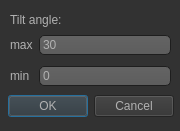
<?xml version="1.0" encoding="UTF-8"?>
<ui version="4.0">
 <class>FQZDialog</class>
 <widget class="QDialog" name="FQZDialog">
  <property name="geometry">
   <rect>
    <x>0</x>
    <y>0</y>
    <width>180</width>
    <height>131</height>
   </rect>
  </property>
  <property name="windowTitle">
   <string>Dialog</string>
  </property>
  <property name="styleSheet">
   <string notr="true">QToolTip
{
     border: 1px solid black;
     background-color: #ffa02f;
     padding: 1px;
     border-radius: 3px;
     opacity: 100;
}

QWidget
{
    color: #b1b1b1;
    background-color: #323232;
}

QWidget:item:hover
{
    background-color: QLinearGradient( x1: 0, y1: 0, x2: 0, y2: 1, stop: 0 #ffa02f, stop: 1 #ca0619);
    color: #000000;
}

QWidget:item:selected
{
    background-color: QLinearGradient( x1: 0, y1: 0, x2: 0, y2: 1, stop: 0 #ffa02f, stop: 1 #d7801a);
}

QMenuBar::item
{
    background: transparent;
}

QMenuBar::item:selected
{
    background: transparent;
    border: 1px solid #ffaa00;
}

QMenuBar::item:pressed
{
    background: #444;
    border: 1px solid #000;
    background-color: QLinearGradient(
        x1:0, y1:0,
        x2:0, y2:1,
        stop:1 #212121,
        stop:0.4 #343434/*,
        stop:0.2 #343434,
        stop:0.1 #ffaa00*/
    );
    margin-bottom:-1px;
    padding-bottom:1px;
}

QMenu
{
    border: 1px solid #000;
}

QMenu::item
{
    padding: 2px 20px 2px 20px;
}

QMenu::item:selected
{
    color: #000000;
}

QWidget:disabled
{
    color: #404040;
    background-color: #323232;
}

QAbstractItemView
{
    background-color: QLinearGradient( x1: 0, y1: 0, x2: 0, y2: 1, stop: 0 #4d4d4d, stop: 0.1 #646464, stop: 1 #5d5d5d);
}

QWidget:focus
{
    /*border: 2px solid QLinearGradient( x1: 0, y1: 0, x2: 0, y2: 1, stop: 0 #ffa02f, stop: 1 #d7801a);*/
}

QLineEdit
{
    background-color: QLinearGradient( x1: 0, y1: 0, x2: 0, y2: 1, stop: 0 #4d4d4d, stop: 0 #646464, stop: 1 #5d5d5d);
    padding: 1px;
    border-style: solid;
    border: 1px solid #1e1e1e;
    border-radius: 5;
}



QPushButton:pressed
{
    background-color: QLinearGradient( x1: 0, y1: 0, x2: 0, y2: 1, stop: 0 #2d2d2d, stop: 0.1 #2b2b2b, stop: 0.5 #292929, stop: 0.9 #282828, stop: 1 #252525);
}

QComboBox
{
    selection-background-color: #ffaa00;
    background-color: QLinearGradient( x1: 0, y1: 0, x2: 0, y2: 1, stop: 0 #565656, stop: 0.1 #525252, stop: 0.5 #4e4e4e, stop: 0.9 #4a4a4a, stop: 1 #464646);
    border-style: solid;
    border: 1px solid #1e1e1e;
    border-radius: 5;
}

QComboBox:hover,QPushButton:hover
{
    border: 2px solid QLinearGradient( x1: 0, y1: 0, x2: 0, y2: 1, stop: 0 #ffa02f, stop: 1 #d7801a);
}


QComboBox:on
{
    padding-top: 3px;
    padding-left: 4px;
    background-color: QLinearGradient( x1: 0, y1: 0, x2: 0, y2: 1, stop: 0 #2d2d2d, stop: 0.1 #2b2b2b, stop: 0.5 #292929, stop: 0.9 #282828, stop: 1 #252525);
    selection-background-color: #ffaa00;
}

QComboBox QAbstractItemView
{
    border: 2px solid darkgray;
    selection-background-color: QLinearGradient( x1: 0, y1: 0, x2: 0, y2: 1, stop: 0 #ffa02f, stop: 1 #d7801a);
}

QComboBox::drop-down
{
     subcontrol-origin: padding;
     subcontrol-position: top right;
     width: 15px;

     border-left-width: 0px;
     border-left-color: darkgray;
     border-left-style: solid; /* just a single line */
     border-top-right-radius: 3px; /* same radius as the QComboBox */
     border-bottom-right-radius: 3px;
 }

QComboBox::down-arrow
{
     image: url(:/down_arrow.png);
}

QGroupBox:focus
{
border: 2px solid QLinearGradient( x1: 0, y1: 0, x2: 0, y2: 1, stop: 0 #ffa02f, stop: 1 #d7801a);
}

QTextEdit:focus
{
    border: 2px solid QLinearGradient( x1: 0, y1: 0, x2: 0, y2: 1, stop: 0 #ffa02f, stop: 1 #d7801a);
}

QScrollBar:horizontal {
     border: 1px solid #222222;
     background: QLinearGradient( x1: 0, y1: 0, x2: 0, y2: 1, stop: 0.0 #121212, stop: 0.2 #282828, stop: 1 #484848);
     height: 7px;
     margin: 0px 16px 0 16px;
}

QScrollBar::handle:horizontal
{
      background: QLinearGradient( x1: 0, y1: 0, x2: 1, y2: 0, stop: 0 #ffa02f, stop: 0.5 #d7801a, stop: 1 #ffa02f);
      min-height: 20px;
      border-radius: 2px;
}

QScrollBar::add-line:horizontal {
      border: 1px solid #1b1b19;
      border-radius: 2px;
      background: QLinearGradient( x1: 0, y1: 0, x2: 1, y2: 0, stop: 0 #ffa02f, stop: 1 #d7801a);
      width: 14px;
      subcontrol-position: right;
      subcontrol-origin: margin;
}

QScrollBar::sub-line:horizontal {
      border: 1px solid #1b1b19;
      border-radius: 2px;
      background: QLinearGradient( x1: 0, y1: 0, x2: 1, y2: 0, stop: 0 #ffa02f, stop: 1 #d7801a);
      width: 14px;
     subcontrol-position: left;
     subcontrol-origin: margin;
}

QScrollBar::right-arrow:horizontal, QScrollBar::left-arrow:horizontal
{
      border: 1px solid black;
      width: 1px;
      height: 1px;
      background: white;
}

QScrollBar::add-page:horizontal, QScrollBar::sub-page:horizontal
{
      background: none;
}

QScrollBar:vertical
{
      background: QLinearGradient( x1: 0, y1: 0, x2: 1, y2: 0, stop: 0.0 #121212, stop: 0.2 #282828, stop: 1 #484848);
      width: 7px;
      margin: 16px 0 16px 0;
      border: 1px solid #222222;
}

QScrollBar::handle:vertical
{
      background: QLinearGradient( x1: 0, y1: 0, x2: 0, y2: 1, stop: 0 #ffa02f, stop: 0.5 #d7801a, stop: 1 #ffa02f);
      min-height: 20px;
      border-radius: 2px;
}

QScrollBar::add-line:vertical
{
      border: 1px solid #1b1b19;
      border-radius: 2px;
      background: QLinearGradient( x1: 0, y1: 0, x2: 0, y2: 1, stop: 0 #ffa02f, stop: 1 #d7801a);
      height: 14px;
      subcontrol-position: bottom;
      subcontrol-origin: margin;
}

QScrollBar::sub-line:vertical
{
      border: 1px solid #1b1b19;
      border-radius: 2px;
      background: QLinearGradient( x1: 0, y1: 0, x2: 0, y2: 1, stop: 0 #d7801a, stop: 1 #ffa02f);
      height: 14px;
      subcontrol-position: top;
      subcontrol-origin: margin;
}

QScrollBar::up-arrow:vertical, QScrollBar::down-arrow:vertical
{
      border: 1px solid black;
      width: 1px;
      height: 1px;
      background: white;
}


QScrollBar::add-page:vertical, QScrollBar::sub-page:vertical
{
      background: none;
}

QTextEdit
{
    background-color: #242424;
}

QPlainTextEdit
{
    background-color: #242424;
}

QHeaderView::section
{
    background-color: QLinearGradient(x1:0, y1:0, x2:0, y2:1, stop:0 #616161, stop: 0.5 #505050, stop: 0.6 #434343, stop:1 #656565);
    color: white;
    padding-left: 4px;
    border: 1px solid #6c6c6c;
}

QCheckBox:disabled
{
color: #414141;
}

QDockWidget::title
{
    text-align: center;
    spacing: 3px; /* spacing between items in the tool bar */
    background-color: QLinearGradient(x1:0, y1:0, x2:0, y2:1, stop:0 #323232, stop: 0.5 #242424, stop:1 #323232);
}

QDockWidget::close-button, QDockWidget::float-button
{
    text-align: center;
    spacing: 1px; /* spacing between items in the tool bar */
    background-color: QLinearGradient(x1:0, y1:0, x2:0, y2:1, stop:0 #323232, stop: 0.5 #242424, stop:1 #323232);
}

QDockWidget::close-button:hover, QDockWidget::float-button:hover
{
    background: #242424;
}

QDockWidget::close-button:pressed, QDockWidget::float-button:pressed
{
    padding: 1px -1px -1px 1px;
}

QMainWindow::separator
{
    background-color: QLinearGradient(x1:0, y1:0, x2:0, y2:1, stop:0 #161616, stop: 0.5 #151515, stop: 0.6 #212121, stop:1 #343434);
    color: white;
    padding-left: 4px;
    border: 1px solid #4c4c4c;
    spacing: 3px; /* spacing between items in the tool bar */
}

QMainWindow::separator:hover
{

    background-color: QLinearGradient(x1:0, y1:0, x2:0, y2:1, stop:0 #d7801a, stop:0.5 #b56c17 stop:1 #ffa02f);
    color: white;
    padding-left: 4px;
    border: 1px solid #6c6c6c;
    spacing: 3px; /* spacing between items in the tool bar */
}

QToolBar::handle
{
     spacing: 3px; /* spacing between items in the tool bar */
     background: url(:/images/handle.png);
}

QMenu::separator
{
    height: 2px;
    background-color: QLinearGradient(x1:0, y1:0, x2:0, y2:1, stop:0 #161616, stop: 0.5 #151515, stop: 0.6 #212121, stop:1 #343434);
    color: white;
    padding-left: 4px;
    margin-left: 10px;
    margin-right: 5px;
}

QProgressBar
{
    border: 2px solid grey;
    border-radius: 5px;
    text-align: center;
}


QTabBar::tab {
    color: #b1b1b1;
    border: 1px solid #444;
    border-bottom-style: none;
    background-color: #323232;
    padding-left: 10px;
    padding-right: 10px;
    padding-top: 3px;
    padding-bottom: 2px;
    margin-right: -1px;
}

QTabWidget::pane {
    border: 1px solid #444;
    top: 1px;
}

QTabBar::tab:last
{
    margin-right: 0; /* the last selected tab has nothing to overlap with on the right */
    border-top-right-radius: 3px;
}

QTabBar::tab:first:!selected
{
 margin-left: 0px; /* the last selected tab has nothing to overlap with on the right */


    border-top-left-radius: 3px;
}

QTabBar::tab:!selected
{
    color: #b1b1b1;
    border-bottom-style: solid;
    margin-top: 3px;
    background-color: QLinearGradient(x1:0, y1:0, x2:0, y2:1, stop:1 #212121, stop:.4 #343434);
}

QTabBar::tab:selected
{
    border-top-left-radius: 3px;
    border-top-right-radius: 3px;
    margin-bottom: 0px;
}

QTabBar::tab:!selected:hover
{
    /*border-top: 2px solid #ffaa00;
    padding-bottom: 3px;*/
    border-top-left-radius: 3px;
    border-top-right-radius: 3px;
    background-color: QLinearGradient(x1:0, y1:0, x2:0, y2:1, stop:1 #212121, stop:0.4 #343434, stop:0.2 #343434, stop:0.1 #ffaa00);
}

QRadioButton::indicator:checked, QRadioButton::indicator:unchecked{
    color: #b1b1b1;
    background-color: #323232;
    border: 1px solid #b1b1b1;
    border-radius: 6px;
}

QRadioButton::indicator:checked
{
    background-color: qradialgradient(
        cx: 0.5, cy: 0.5,
        fx: 0.5, fy: 0.5,
        radius: 1.0,
        stop: 0.25 #ffaa00,
        stop: 0.3 #323232
    );
}

QCheckBox::indicator{
    color: #b1b1b1;
    background-color: #323232;
    border: 1px solid #b1b1b1;
    width: 9px;
    height: 9px;
}

QRadioButton::indicator
{
    border-radius: 6px;
}

QRadioButton::indicator:hover, QCheckBox::indicator:hover
{
    border: 1px solid #ffaa00;
}

QCheckBox::indicator:checked
{
    image:url(:/images/checkbox.png);
}

QCheckBox::indicator:disabled, QRadioButton::indicator:disabled
{
    border: 1px solid #444;
}



QSlider::groove:horizontal {
    border: 1px solid #999999;
    height: 8px; /* the groove expands to the size of the slider by default. by giving it a height, it has a fixed size */
    background: qlineargradient(x1:0, y1:0, x2:0, y2:1, stop:0 #B1B1B1, stop:1 #c4c4c4);
    margin: 2px 0;
}

QSlider::handle:horizontal {
    background: qlineargradient(x1:0, y1:0, x2:1, y2:1, stop:0 #b4b4b4, stop:1 #8f8f8f);
    border: 1px solid #5c5c5c;
    width: 28px;
	height: 18px;
    margin: -20px 0; /* handle is placed by default on the contents rect of the groove. Expand outside the groove */
    border-radius: 3px;
}

QProgressBar {
    border: 2px solid grey;
    border-radius: 5px;
}

QProgressBar::chunk {
    background-color: #FF6400;
    width: 20px;
}

</string>
  </property>
  <widget class="QDialogButtonBox" name="buttonBox">
   <property name="geometry">
    <rect>
     <x>0</x>
     <y>90</y>
     <width>181</width>
     <height>32</height>
    </rect>
   </property>
   <property name="orientation">
    <enum>Qt::Horizontal</enum>
   </property>
   <property name="standardButtons">
    <set>QDialogButtonBox::Cancel|QDialogButtonBox::Ok</set>
   </property>
   <property name="centerButtons">
    <bool>true</bool>
   </property>
  </widget>
  <widget class="QWidget" name="gridLayoutWidget">
   <property name="geometry">
    <rect>
     <x>10</x>
     <y>30</y>
     <width>161</width>
     <height>61</height>
    </rect>
   </property>
   <layout class="QGridLayout" name="gridLayout">
    <item row="1" column="1">
     <widget class="QLineEdit" name="minTilt_entry">
      <property name="toolTip">
       <string>Update Intervall in seconds. 0.2 = 5 times per second.</string>
      </property>
      <property name="text">
       <string>0</string>
      </property>
     </widget>
    </item>
    <item row="0" column="1">
     <widget class="QLineEdit" name="maxTilt_entry">
      <property name="toolTip">
       <string>Update Intervall in seconds. 0.2 = 5 times per second.</string>
      </property>
      <property name="text">
       <string>30</string>
      </property>
     </widget>
    </item>
    <item row="0" column="0">
     <widget class="QLabel" name="label_3">
      <property name="text">
       <string>max</string>
      </property>
     </widget>
    </item>
    <item row="1" column="0">
     <widget class="QLabel" name="label_4">
      <property name="text">
       <string>min</string>
      </property>
     </widget>
    </item>
   </layout>
  </widget>
  <widget class="QLabel" name="label">
   <property name="geometry">
    <rect>
     <x>10</x>
     <y>10</y>
     <width>161</width>
     <height>20</height>
    </rect>
   </property>
   <property name="text">
    <string>Tilt angle:</string>
   </property>
  </widget>
 </widget>
 <resources/>
 <connections>
  <connection>
   <sender>buttonBox</sender>
   <signal>accepted()</signal>
   <receiver>FQZDialog</receiver>
   <slot>accept()</slot>
   <hints>
    <hint type="sourcelabel">
     <x>180</x>
     <y>154</y>
    </hint>
    <hint type="destinationlabel">
     <x>157</x>
     <y>169</y>
    </hint>
   </hints>
  </connection>
  <connection>
   <sender>buttonBox</sender>
   <signal>rejected()</signal>
   <receiver>FQZDialog</receiver>
   <slot>reject()</slot>
   <hints>
    <hint type="sourcelabel">
     <x>180</x>
     <y>160</y>
    </hint>
    <hint type="destinationlabel">
     <x>179</x>
     <y>169</y>
    </hint>
   </hints>
  </connection>
 </connections>
</ui>
